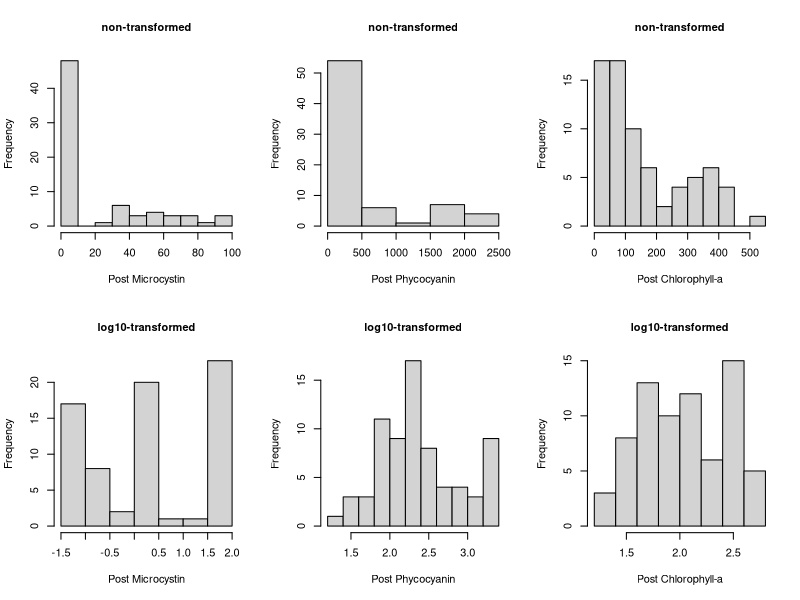
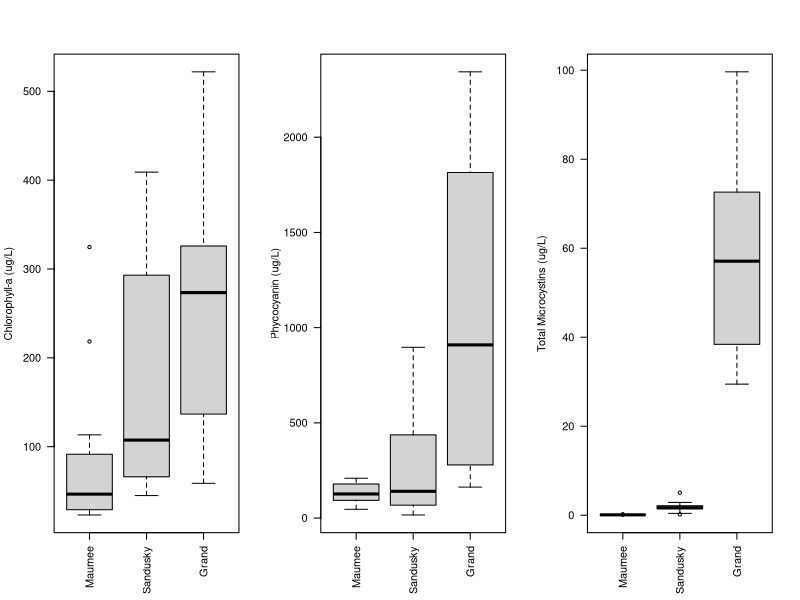

The R script that drew these images, in order: (Note: this script raises an error after producing the figures.)
## ---- chunk 1
#install.packages(c("dplyr", "ggplot2", "ggpubr")) #use if first time running code
library(dplyr) #needed for reformatting data
library(ggplot2) #needed for plotting data
library(ggpubr) #needed for adding stats to figures
## ---- chunk 2
data<-read.csv(file="Y1_Exp2_allData.csv", header=TRUE)
## ---- chunk 3
### identify and order labels for source waters ###
unique(data$Lake) 
data$Lake<-factor(data$Lake,levels=c('Maumee','Sandusky', 'Grand')) #source water

### identify and order labels for treatment group ###
unique(data$Treatment) 
data$Treatment<-factor(data$Treatment, levels=c('initial', 
                                                'control', 
                                                'nutrients only', 
                                            'manure', 
                                            'crop',
                                            'wetland', 
                                            'manure + nutrients',
                                            'crop + nutrients',
                                            'wetland + nutrients'),
                       ordered=TRUE)

### identify and order labels for observation time ###
unique(data$Observation) 
data$Observation<-factor(data$Observation, levels=c('pre','post'),
                         ordered=TRUE) 

### identify and order labels for factors ###
unique(data$tDOM_added) 
data$tDOM_added<-factor(data$tDOM_added, levels=c('none','tDOM added'),
                        ordered=TRUE)

unique(data$Nut_added) 
data$Nut_added<-factor(data$Nut_added, levels=c('none','nutrients added'), 
                            ordered=TRUE)
## ---- chunk 4
data<- data %>%
  mutate(NH4_N_ugL=NH4_mgL*1000, NH4_mgL=NULL, #convert mg to ug
         NO3_N_ugL=NO3_mgL*1000, NO3_mgL=NULL,#convert mg to ug
         TNTP_ratio=TN_mgL/TP_mgL) %>% 
  rename(PO4_P_ugL=PO4_ugL)#remove old field
## ---- chunk 5
### calculate pre measurement means by source water ###
init<- data %>% #create new data frame 
  filter(Treatment=="initial") %>% #of only initial treatments
  group_by(Lake)  %>% #group by source water
  summarise(pre_Mic_ugL=mean(Microcystin_ugL, na.rm=TRUE), 
            sd_Mic_ugL=sd(Microcystin_ugL, na.rm=TRUE), 
         pre_PC_ugL=mean(PC_ugL, na.rm=TRUE),
         sd_PC_ugL=sd(PC_ugL, na.rm=TRUE),
         pre_Chla_ugL=mean(Chla_ugL, na.rm=TRUE),
         sd_Chla_ugL=sd(Chla_ugL, na.rm=TRUE),
         pre_DOC_mgL=mean(DOC_mgL, na.rm=TRUE),
         sd_DOC_mgL=sd(DOC_mgL, na.rm=TRUE),
         pre_PO4_ugL=mean(PO4_P_ugL, na.rm=TRUE),
         sd_PO4_ugL=sd(PO4_P_ugL, na.rm=TRUE),
         pre_NH4_ugL=mean(NH4_N_ugL, na.rm=TRUE), #mg converted to ug
         sd_NH4_ugL=sd(NH4_N_ugL, na.rm=TRUE), #mg converted to ug
         pre_NO3_ugL=mean(NO3_N_ugL, na.rm=TRUE), #mg converted to ug
         sd_NO3_ugL=sd(NO3_N_ugL, na.rm=TRUE), #mg converted to ug
         pre_TP_mgL=mean(TP_mgL, na.rm=TRUE), 
         sd_TP_mgL=sd(TP_mgL, na.rm=TRUE), 
         pre_TN_mgL=mean(TN_mgL, na.rm=TRUE),
         sd_TN_mgL=sd(TN_mgL, na.rm=TRUE),
         pre_TNTP_ratio=mean(TNTP_ratio, na.rm=TRUE),
         sd_TNTP_ratio=sd(TNTP_ratio, na.rm=TRUE))  
t(init) #prints out the summary by lake of pre measurements

### extract pre values by source water ###
Maumee_preMic<- init$pre_Mic_ugL[init$Lake=="Maumee" & init$pre_Mic_ugL]
Maumee_prePC<- init$pre_PC_ugL[init$Lake=="Maumee" & init$pre_PC_ugL]
Maumee_pre_Chl<- init$pre_Chla_ugL[init$Lake=="Maumee" & init$pre_Chla_ugL]
Sandusky_preMic<- init$pre_Mic_ugL[init$Lake=="Sandusky" & init$pre_Mic_ugL]
Sandusky_prePC<- init$pre_PC_ugL[init$Lake=="Sandusky" & init$pre_PC_ugL]
Sandusky_pre_Chl<- init$pre_Chla_ugL[init$Lake=="Sandusky" & init$pre_Chla_ugL]
Grand_preMic<- init$pre_Mic_ugL[init$Lake=="Grand" & init$pre_Mic_ugL]
Grand_prePC<- init$pre_PC_ugL[init$Lake=="Grand" & init$pre_PC_ugL]
Grand_pre_Chl<- init$pre_Chla_ugL[init$Lake=="Grand" & init$pre_Chla_ugL]
## ---- chunk 6
### create new data frame with pre and post measurements ###
data2<- data %>%
  mutate(pre_Mic=ifelse(Lake=="Maumee", Maumee_preMic, 
                        ifelse(Lake=="Sandusky", Sandusky_preMic, Grand_preMic)
                        ),
         pre_PC=ifelse(Lake=="Maumee", Maumee_prePC,
                       ifelse(Lake=="Sandusky", Sandusky_prePC, Grand_prePC)
                       ),
         pre_Chl=ifelse(Lake=="Maumee", Maumee_pre_Chl,
                        ifelse(Lake=="Sandusky", Sandusky_pre_Chl, Grand_pre_Chl)
                        )
         ) %>%
  filter(Treatment!="initial") #remove the initial treatment, since separate field

### verify "pre"  removed as treatment and reorder labels ###
unique(data2$Treatment) 
data2$Treatment<-factor(data2$Treatment, levels=c('control', 
                                                'nutrients only', 
                                            'manure', 
                                            'crop',
                                            'wetland', 
                                            'manure + nutrients',
                                            'crop + nutrients',
                                            'wetland + nutrients'),
                       ordered=TRUE)
## ---- chunk 7
summary(data2$Chla_ugL)  
summary(data2$PC_ugL) 
summary(data2$Microcystin_ugL) 
summary(data2$DOC_mgL) 
summary(data2$TN_mgL) 
summary(data2$TP_mgL) 
summary(data2$NH4_N_ugL) 
summary(data2$NO3_N_ugL) 
summary(data2$PO4_P_ugL) 
summary(data2$TNTP_ratio) 
## ---- chunk 8
### check the figure size and resolution mins for publication ####
png(file="Y1_Exp2_tDOMsource/Products/SI_Figures/SI_Figure2.png", width=4,height=4, units="in", res=1200)
SI_fig2<- layout(matrix(c(1,2,3,4,5,6), nrow=2, ncol=3)) 
hist(data2$Microcystin_ugL, 
     main="non-transformed", xlab="Post Microcystin", cex.main=1, cex.lab=1)
hist(log10(data2$Microcystin_ugL), 
     main="log10-transformed", xlab="Post Microcystin", cex.main=1, cex.lab=1)
hist(data2$PC_ugL, 
     main="non-transformed", xlab="Post Phycocyanin", cex.main=1, cex.lab=1)
hist(log10(data2$PC_ugL), 
     main="log10-transformed", xlab="Post Phycocyanin", cex.main=1, cex.lab=1)
hist(data2$Chla_ugL, 
     main="non-transformed", xlab="Post Chlorophyll-a", cex.main=1, cex.lab=1)
hist(log10(data2$Chla_ugL), 
     main="log10-transformed", xlab="Post Chlorophyll-a", cex.main=1, cex.lab=1)
SI_fig2 #prints figure
dev.off() #closes the graphing device
tryCatch({while (T) dev.off()}, error = \(e) NULL) #needed to plot in Plot window again
## ---- chunk 9
png(file="Y1_Exp2_tDOMsource/Products/SI_Figures/SI_Figure10.png", 
     width=4,height=3, units="in", res=1200) #pub size and res mins
SI_fig10<- layout(matrix(c(1,2,3), nrow=1, ncol=3)) 
par(srt=45)
boxplot(data=data2, Chla_ugL~Lake, #create boxplot to show mean Chl-a by Lake
        xlab=NULL, ylab="Chlorophyll-a (ug/L)", las=2)
boxplot(data=data2, PC_ugL~Lake, #create boxplot to show mean Chl-a by Lake
        xlab=NULL, ylab="Phycocyanin (ug/L)", las=2)
boxplot(data=data2, Microcystin_ugL~Lake, #create boxplot to show mean Chl-a by Lake
        xlab=NULL, ylab="Total Microcystins (ug/L)", las=2)
SI_fig10 #prints figure
dev.off() #closes the graphing device
tryCatch({while (T) dev.off()}, error = \(e) NULL) #needed to plot in Plot window again
## ---- chunk 10
### summarize and plot all post Chla values ###
summary_chla<- data2 %>% #among the post-measurements
  group_by(Lake, Treatment) %>% #for each lake and treatment
  summarise(avgChla_ugL=mean(Chla_ugL, na.rm=TRUE), #calculate the mean + sd
            sdChla_ugL=sd(Chla_ugL, na.rm = TRUE))
SI_Table3<-print(summary_chla, n=30) #prints the table
write.csv(SI_Table3, file="Y1_Exp2_tDOMsource/Products/SI_Figures/SI_Table3.csv")

SI_fig3<- ggplot(data=data2, 
       mapping=aes(y=Chla_ugL, x=Treatment)) +
  geom_point(aes(shape=tDOM_added, color=Lake)) +
  scale_color_manual(values=c("skyblue3",
                              "olivedrab",
                              "goldenrod")) +
  stat_summary(fun=median, geom="crossbar", width=0.5) +
  facet_wrap(~Lake) +
  labs(x="Treatment Group", y="Chlorophyll-a (ug/L)")+
  theme_classic() +
  theme(axis.text.x = element_text(angle = 90, hjust=0.5,vjust=0.5),
        legend.position="none")  

SI_fig3
ggsave(SI_fig3, file="Y1_Exp2_tDOMsource/Products/SI_Figures/SI_Figure3_color.png",device="png", width=6, height=6, units="in")

### summarize and plot all post PC values ###
summary_pc<- data2 %>%
  group_by(Lake, Treatment) %>%
  summarise(avgPC_ugL=mean(PC_ugL, na.rm=TRUE),
            sdPC_ugL=sd(PC_ugL, na.rm = TRUE))
SI_Table4<- print(summary_pc, n=30)
write.csv(SI_Table4, file="Y1_Exp2_tDOMsource/Products/SI_Figures/SI_Table4.csv")

SI_fig4<- ggplot(data=data2, 
       mapping=aes(y=PC_ugL, x=Treatment)) +
  geom_point(aes(shape=tDOM_added, color=Lake)) +
  scale_color_manual(values=c("skyblue3",
                              "olivedrab",
                              "goldenrod")) +
  stat_summary(fun.y=median, geom="crossbar", width=0.5)+
  facet_wrap(~Lake) +
  labs(x="Treatment Group", y="Phycocyanin (ug/L)")+
  theme_classic() +
  theme(axis.text.x = element_text(angle = 90, hjust=0.5,vjust=0.5),
        legend.position = "none") 
SI_fig4
ggsave(SI_fig4, file="Y1_Exp2_tDOMsource/Products/SI_Figures/SI_Figure4_color.png",device="png", width=5, height=5, units="in", dpi=1200)

### summarize and plot all post microcystin values ###
summary_mic<- data2 %>%
  group_by(Lake, Treatment) %>%
  summarise(avgMic_ugL=mean(Microcystin_ugL, na.rm=TRUE),
            sdMic_ugL=sd(Microcystin_ugL, na.rm = TRUE))
SI_Table5<- print(summary_mic, n=30)
write.csv(SI_Table5, file="Y1_Exp2_tDOMsource/Products/SI_Figures/SI_Table5.csv")

SI_fig8<- ggplot(data=data2, 
       mapping=aes(y=Microcystin_ugL, x=Treatment)) +
  geom_point(aes(shape=tDOM_added, color=Lake)) +
  scale_color_manual(values=c("skyblue3",
                              "olivedrab",
                              "goldenrod")) +
  stat_summary(fun.y=median, geom="crossbar", width=0.5)+
  facet_grid(~Lake) +
  labs(x="Treatment Group", y="Total Microcystins (ug/L)")+
  theme_classic() +
  theme(axis.text.x = element_text(angle = 90, hjust=0.5,vjust=0.5, size=12),
        legend.position = "none") +
  scale_y_continuous(trans='log10') +
  geom_hline(yintercept=0.19, linetype="dashed", color = "red")
SI_fig8
ggsave(SI_fig8, file="Y1_Exp2_tDOMsource/Products/SI_Figures/SI_Figure8_color.png",device="png", width=5, height=5, units="in", dpi=1200)

### post DOC measurements ###
summary_doc<- data2 %>%
  group_by(Lake, Treatment) %>%
  summarise(avgDOC_mgL=mean(DOC_mgL, na.rm=TRUE),
            sdDOC_mgL=sd(DOC_mgL, na.rm = TRUE))
SI_Table6<- print(summary_doc, n =30)
write.csv(SI_Table6, file="Y1_Exp2_tDOMsource/Products/SI_Figures/SI_Table6.csv")

### post TN measurements ###
summary_TN<- data2 %>%
  group_by(Lake, Treatment) %>%
  summarise(avgTN_mgL=mean(TN_mgL, na.rm=TRUE),
            sdTN_mgL=sd(TN_mgL, na.rm = TRUE))
SI_Table7<- print(summary_TN, n = 30)
write.csv(SI_Table7, file="Y1_Exp2_tDOMsource/Products/SI_Figures/SI_Table7.csv")

### post TP measurements ###
summary_TP<- data2 %>%
  group_by(Lake, Treatment) %>%
  summarise(avgTP_mgL=mean(TP_mgL, na.rm=TRUE),
            sdTP_mgL=sd(TP_mgL, na.rm = TRUE))
SI_Table8<- print(summary_TP, n = 30)
write.csv(SI_Table8, file="Y1_Exp2_tDOMsource/Products/SI_Figures/SI_Table8.csv")

### post dissolved measurements by Lake ###
summary<- subset(data2, Lake=="Maumee") %>%
  group_by(Treatment) %>%
  summarise(avg_PO4=mean(PO4_P_ugL, na.rm=TRUE),
            sd_PO4=sd(PO4_P_ugL, na.rm = TRUE),
            avg_NH4=mean(NH4_N_ugL, na.rm=TRUE),
            sd_NH4=sd(NH4_N_ugL, na.rm = TRUE),
            avg_NO3=mean(NO3_N_ugL, na.rm=TRUE),
            sd_NO3=sd(NO3_N_ugL, na.rm = TRUE))
SI_Table9<- print(summary)
write.csv(SI_Table9, file="Y1_Exp2_tDOMsource/Products/SI_Figures/SI_Table9.csv")

summary<- subset(data2, Lake=="Sandusky") %>%
  group_by(Treatment) %>%
  summarise(avg_PO4=mean(PO4_P_ugL, na.rm=TRUE),
            sd_PO4=sd(PO4_P_ugL, na.rm = TRUE),
            avg_NH4=mean(NH4_N_ugL, na.rm=TRUE),
            sd_NH4=sd(NH4_N_ugL, na.rm = TRUE),
            avg_NO3=mean(NO3_N_ugL, na.rm=TRUE),
            sd_NO3=sd(NO3_N_ugL, na.rm = TRUE))
SI_Table10<- print(summary)
write.csv(SI_Table10, file="Y1_Exp2_tDOMsource/Products/SI_Figures/SI_Table10.csv")

summary<- subset(data2, Lake=="Grand") %>%
  group_by(Treatment) %>%
  summarise(avg_PO4=mean(PO4_P_ugL, na.rm=TRUE),
            sd_PO4=sd(PO4_P_ugL, na.rm = TRUE),
            avg_NH4=mean(NH4_N_ugL, na.rm=TRUE),
            sd_NH4=sd(NH4_N_ugL, na.rm = TRUE),
            avg_NO3=mean(NO3_N_ugL, na.rm=TRUE),
            sd_NO3=sd(NO3_N_ugL, na.rm = TRUE))
SI_Table11<- print(summary)
write.csv(SI_Table11, file="Y1_Exp2_tDOMsource/Products/SI_Figures/SI_Table11.csv")
## ---- chunk 11
### subset the data ###
SHtest_Chl<- data2 %>% #create new data frame focused on response
  filter(Treatment=="control" | Treatment =="manure" | Treatment=="crop"|Treatment=="wetland") %>% #treatments selected
  select(Lake, tDOM_added, tDOM_source, Replicate, Chla_ugL, pre_Chl)

### write the model ###
Chl_ancova<- (lm(data=SHtest_Chl, 
               log10(Chla_ugL)~log10(pre_Chl)+tDOM_source)) 

### check assumptions of the model ###
par(mfrow=c(2,2)) #structure graphs as matrix
SI_fig11b<- plot(Chl_ancova) #print model diagnostics
par(mfrow=c(1,1)) #return to default settings

### print the summary statistics from the model ###
anova(Chl_ancova) #print the SS summary table
summary(Chl_ancova) #print the estimated parameters table

### comparison across source waters ###
SI_fig11a<-ggplot(data=SHtest_Chl, #plots the model
       aes(x=log10(pre_Chl), y=log10(Chla_ugL), color=tDOM_source)) +
  geom_point(aes(shape=Lake)) + 
  geom_smooth(method="lm", se=TRUE) +
  #scale_color_manual(values=c("skyblue3","saddlebrown")) +
  theme_classic() + #classic publication format
  labs(x="Pre Chlorophyll-a (ug/L), log10-transformed",
       y="Post Chlorophyll-a (ug/L), log10-transformed",
       color="Treatment", shape="Source Water")
SI_fig11a
ggsave(SI_fig11a, file="Y1_Exp2_tDOMsource/Products/SI_Figures/SI_Figure11a_color.png",device="png", width=5, height=5, units="in", dpi=1200)

### comparison within source waters ###
SHtest_Chl<- SHtest_Chl %>%
  mutate(Chl_diff_ugL= (Chla_ugL-pre_Chl)) #add field with post-pre 
comparisons<- list(c("none", "tDOM added")) #name the comparison groups

fig2a<- ggplot(data=SHtest_Chl, aes(x=tDOM_added, y=Chl_diff_ugL,
                                    color=tDOM_added)) +
  geom_point() +
  stat_summary(fun="median", geom="crossbar") +
  theme_classic() +
  theme(axis.text.x=element_text(angle=45, hjust=1, size=12),
        axis.text.y=element_text(size=12),
        strip.text.x=element_text(size=12),
        axis.title=element_text(size=12))+
  theme(legend.position="none") +
  facet_wrap(~Lake) + 
  geom_hline(yintercept=0, linetype="dashed") +
  scale_color_manual(values=c("skyblue3","saddlebrown")) +
  labs(x="Treatment group",
       y="Post-Pre Chlorophyll-a (ug/L)") +
  stat_compare_means(comparisons=comparisons,
                     label="p.signif", size=8, label.y = 100,
                     method="t.test")
fig2a
## ---- chunk 12
### subset the data ###
SHtest_PC<- data2 %>% #create new data frame focused on response
  filter(Treatment=="control" | Treatment =="manure"|Treatment=="crop"|Treatment=="wetland") %>% #treatments selected
  select(Lake, tDOM_added, tDOM_source, Replicate, PC_ugL, pre_PC)

### write the model ###
PC_ancova<- (lm(data=SHtest_PC, 
               log10(PC_ugL)~log10(pre_PC)+tDOM_source)) 

### check assumptions of the model ###
par(mfrow=c(2,2))
SI_fig12b<- plot(PC_ancova) #print model diagnostics
par(mfrow=c(1,1))

### print the summary statistics from the model ###
anova(PC_ancova) #print the SS summary table
summary(PC_ancova) #print the estimated parameters table

### comparison across source waters ###
SI_fig12a<-ggplot(data=SHtest_PC, #plots the model
       aes(x=log10(pre_PC), y=log10(PC_ugL), color=tDOM_source)) +
  geom_point(aes(shape=Lake)) + 
  geom_smooth(method="lm", se=TRUE) +
  #scale_color_manual(values=c("skyblue3","saddlebrown")) +
  theme_classic() + #classic publication format
  labs(x="Pre Phycocyanin (ug/L), log10-transformed",
       y="Post Phycocyanin (ug/L), log10-transformed",
       color="Treatment", shape="Source Water")
SI_fig12a
ggsave(SI_fig12a, file="Y1_Exp2_tDOMsource/Products/SI_Figures/SI_Figure12a_color.png",device="png", width=5, height=5, units="in", dpi=1200)

### comparison within source waters ###
SHtest_PC<- SHtest_PC %>%
  mutate(PC_diff_ugL= (PC_ugL-pre_PC)) #add field with post-pre 
comparisons<- list(c("none", "tDOM added")) #name the comparison groups

fig2b<- ggplot(data=SHtest_PC, aes(x=tDOM_added, y=PC_diff_ugL,
                                    color=tDOM_added)) +
  geom_point() +
  stat_summary(fun="median", geom="crossbar") +
  theme_classic() +
  theme(axis.text.x=element_text(angle=45, hjust=1, size=12),
        axis.text.y=element_text(size=12),
        strip.text.x=element_text(size=12),
        axis.title=element_text(size=12))+
  theme(legend.position="none") +
  facet_wrap(~Lake) + 
  geom_hline(yintercept=0, linetype="dashed") +
  scale_color_manual(values=c("skyblue3","saddlebrown")) +
  labs(x="Treatment group",
       y="Post-Pre Phycocyanin (ug/L)",
       color="Treatment") +
  stat_compare_means(comparisons=comparisons,
                     label="p.signif", size=8, label.y=1500,
                     method="t.test")
fig2b
## ---- chunk 13
### subset the data ###
SHtest_MC<- data2 %>% #create new data frame focused on response
  filter(Treatment=="control" | Treatment =="manure"|Treatment=="crop"|Treatment=="wetland") %>% #treatments selected
  select(Lake, tDOM_added, tDOM_source, Replicate, Microcystin_ugL, pre_Mic)

### write the model ###
MC_ancova<- lm(data=SHtest_MC, 
               log10(Microcystin_ugL) ~ log10(pre_Mic) + tDOM_source) 

### check assumptions of the model ###
par(mfrow=c(2,2))
SI_fig13b<- plot(MC_ancova) #print model diagnostics
par(mfrow=c(1,1))

### print the summary statistics from the model ###
anova(MC_ancova) #print the SS summary table
summary(MC_ancova) #print the estimated parameters table

### comparison across source waters ###
SI_fig13a<-ggplot(data=SHtest_MC, #plots the model
       aes(x=log10(pre_Mic), y=log10(Microcystin_ugL), color=tDOM_source)) +
  geom_point(aes(shape=Lake)) + 
  geom_smooth(method="lm", se=TRUE) +
 # scale_color_manual(values=c("skyblue3","saddlebrown")) +
  theme_classic() +
  labs(x="Pre Microcystin (ug/L), log10-transformed",
       y="Post Microcystin (ug/L), log10-transformed",
       shape="Source Water",
       color="Treatment")
SI_fig13a
ggsave(SI_fig13a, file="Y1_Exp2_tDOMsource/Products/SI_Figures/SI_Figure13a_color.png",device="png", width=5, height=5, units="in", dpi=1200)

### comparison within source waters ###
SHtest_MC<- SHtest_MC %>%
  mutate(MC_diff_ugL= (Microcystin_ugL-pre_Mic)) #add field with post-pre 
comparisons<- list(c("none", "tDOM added")) #name the comparison groups

fig2c<- ggplot(data=SHtest_MC, aes(x=tDOM_added, y=MC_diff_ugL,
                                    color=tDOM_added)) +
  geom_point() +
  stat_summary(fun="median", geom="crossbar") +
  theme_classic() +
  theme(axis.text.x=element_text(angle=45, hjust=1, size=12),
        axis.text.y=element_text(size=12),
        strip.text.x=element_text(size=12),
        axis.title=element_text(size=12))+
  theme(legend.position="none") +
  facet_wrap(~Lake) + 
  scale_color_manual(values=c("skyblue3","saddlebrown")) +
  geom_hline(yintercept=0, linetype="dashed") +
  labs(x="Treatment group",
       y="Post-Pre Microcystin (ug/L)",
       color="Treatment") +
  stat_compare_means(comparisons=comparisons,
                     label="p.signif", size=8, label.y=4,
                     method="t.test")
fig2c
## ---- chunk 14
fig2<- ggarrange(fig2a, fig2b, fig2c, ncol=3, nrow=1)
fig2
#ggsave(fig2, file="Y1_Exp1_SHtrials/Products/Figure2_color.png", device="png", width=6, height=5, units="in", dpi=1200)
## ---- chunk 15
### subset the data ###
SHtest2_Chl<- data2 %>% #create new data frame focused on response
  filter(Treatment!="control")%>% #remove groups already compared 
  select(Lake, Replicate, tDOM_added, tDOM_source, Chla_ugL, pre_Chl) #select fields needed
  
SHtest2_Chl$tDOM_added<-factor(SHtest2_Chl$tDOM_added,
                                   levels=c('none','tDOM added')) #redefine the levels

### write the model ###
Chl_ancova2<- lm(data=SHtest2_Chl, 
               log10(Chla_ugL)~log10(pre_Chl)+tDOM_added*tDOM_source) 

### check assumptions of the model ###
par(mfrow=c(2,2))
SI_Fig14b<-plot(Chl_ancova2) #plot diagnostics for model
par(mfrow=c(1,1))

### print the summary statistics from the model ###
anova(Chl_ancova2) #print the SS summary table
summary(Chl_ancova2) #prints the estimated parameters table

### compare across groups ###
SI_fig14a<- ggplot(data=SHtest2_Chl, #plots the model
              aes(x=log10(pre_Chl), y=log10(Chla_ugL), color=tDOM_added)) +
  geom_point(aes(shape=Lake)) + 
  geom_smooth(method="lm", se=TRUE) +
  scale_color_manual(values=c("skyblue3","saddlebrown")) +
  theme_classic() +
  labs(x="Pre Chlorophyll-a (ug/L), log10-transformed",
       y="Post Chlorophyll-a (ug/L), log10-transformed",
       shape="Source Water",
       color="Treatment")
SI_fig14a
ggsave(SI_fig14a, file="Y1_Exp1_SHtrials/Products/SI_Figures/SI_Figure14a_color.png",device="png", width=5, height=5, units="in", dpi=1200)

### compare within source waters ###
SHtest2_Chl<- SHtest2_Chl %>%
  mutate(Chl_diff_ugL= (Chla_ugL-pre_Chl)) #add field with post-pre 

ratiolabs<- c("Low N:P", "High N:P") #assign labels for N:P ratio factor
names(ratiolabs)<- c("low", "high") #create names from labels
formlabs<- c("NH4", "Urea") #assign labels for N form factor
names(formlabs)<- c("NH4", "urea") #create names from labels
comparisons<- list(c("low N:P, NH4", "SH + low N:P, NH4"),
                   c("low N:P, urea", "SH + low N:P, urea"),
                   c("high N:P, NH4", "SH + high N:P, NH4"),
                   c("high N:P, urea", "SH + high N:P, urea"))

Figure3<- ggplot(data=SHtest2_Chl, aes(x=Lake, y=Chl_diff_ugL,
                                         color=tDOM_added, shape=tDOM_added)) +
  geom_point() +
  stat_summary(fun="median", geom="crossbar") +
  theme_classic() +
  scale_color_manual(values=c("skyblue3","saddlebrown")) +
  facet_grid(Added_Nform~AddedNut_ratio, 
             labeller = labeller(Added_Nform=formlabs, AddedNut_ratio=ratiolabs)) +
  theme_classic() +
  theme(axis.text.x=element_text(angle=45, hjust=1, size=12),
        axis.text.y=element_text(size=12),
        strip.text=element_text(size=12),
        axis.title=element_text(size=12),legend.position='top')+
  geom_hline(yintercept=0, linetype="dashed")+
  labs(x="Source Water",
       y="Post-Pre Chlorophyll-a (ug/L)", 
       shape="Treatment", color=NULL) +
  stat_compare_means(label="p.signif", size=8, label.y=300,
                     method="t.test")
Figure3
#ggsave(Figure3, file="Y1_Exp1_SHtrials/Products/Figure3_color.png", device="png", width=5, height=5, units="in", dpi=1200)
## ---- chunk 16
### subset the data ###
SHtest2_PC<- data2 %>% #create new data frame focused on response
  filter(Treatment!="control", Treatment!="SH only") %>% #remove treatments already compared 
  select(Lake, Replicate, tDOM_added, AddedNut_ratio, Added_Nform,
         PC_ugL, pre_PC)
  
SHtest2_PC$AddedNut_ratio<-factor(SHtest2_PC$AddedNut_ratio,
                                  levels=c('low','high')) #redefine the levels
SHtest2_PC$Added_Nform<-factor(SHtest2_PC$Added_Nform, 
                               levels=c('NH4','urea')) #redefine the levels

### write the model ###
PC_ancova2<- lm(data=SHtest2_PC, 
               log10(PC_ugL)~log10(pre_PC)+tDOM_added*AddedNut_ratio*Added_Nform)

### check assumptions of the model ###
par(mfrow=c(2,2))
plot(PC_ancova2)
par(mfrow=c(1,1))

### remove outliers and rerun model ###
SHtest2_PC <- SHtest2_PC[-c(8,11),] #delete record 8 and 11 as outliers.
PC_ancova2<- lm(data=SHtest2_PC, 
               log10(PC_ugL)~log10(pre_PC)+tDOM_added*AddedNut_ratio*Added_Nform)
par(mfrow=c(2,2))
SI_fig15b<- plot(PC_ancova2)
par(mfrow=c(1,1))

### print the summary statistics from the model ###
anova(PC_ancova2) #print the SS summary table
summary(PC_ancova2) #print the estimated parameter table

### compare across groups ###
SI_fig15a<- ggplot(data=SHtest2_PC, #plots the model
       aes(x=log10(pre_PC), y=log10(PC_ugL), color=tDOM_added)) +
  geom_point(aes(shape=Lake)) + 
  geom_smooth(method="lm", se=TRUE) +
  scale_color_manual(values=c("skyblue3","saddlebrown")) +
  theme_classic() +
  labs(x="Pre Phycocyanin (ug/L), log10-transformed",
       y="Post Phycocyanin (ug/L), log10-transformed",
       shape="Source Water",
       color="Treatment")
SI_fig15a
ggsave(SI_fig15a, file="Y1_Exp1_SHtrials/Products/SI_Figures/SI_Figure15a_color.png",device="png", width=5, height=5, units="in", dpi=1200)

### compare within source waters ###
SHtest2_PC<- SHtest2_PC %>%
  mutate(PC_diff_ugL= (PC_ugL-pre_PC)) #add field with post-pre 

ratiolabs<- c("Low N:P", "High N:P") #assign labels for N:P ratio factor
names(ratiolabs)<- c("low", "high") #create names from labels
formlabs<- c("NH4", "Urea") #assign labels for N form factor
names(formlabs)<- c("NH4", "urea") #create names from labels
comparisons<- list(c("low N:P, NH4", "SH + low N:P, NH4"),
                   c("low N:P, urea", "SH + low N:P, urea"),
                   c("high N:P, NH4", "SH + high N:P, NH4"),
                   c("high N:P, urea", "SH + high N:P, urea"))

Figure4<- ggplot(data=SHtest2_PC, aes(x=Lake, y=PC_diff_ugL,
                                       color=tDOM_added, shape=tDOM_added)) +
  geom_point() +
  stat_summary(fun="median", geom="crossbar") +
  theme_classic() +
  scale_color_manual(values=c("skyblue3","saddlebrown")) +
  facet_grid(Added_Nform~AddedNut_ratio, 
             labeller = labeller(Added_Nform=formlabs, AddedNut_ratio=ratiolabs)) +
  theme_classic() +
  theme(axis.text.x=element_text(angle=45, hjust=1, size=12),
        axis.text.y=element_text(size=12),
        strip.text=element_text(size=12),
        axis.title=element_text(size=12),legend.position='top')+
  geom_hline(yintercept=0, linetype="dashed")+
  labs(x="Source Water",
       y="Post-Pre Phycocyanin (ug/L)",
       shape="Treatment", color=NULL) +
  ylim(-1500, 4100) +
  stat_compare_means(label="p.signif", size=8, label.y=3700, 
                     method="t.test")
Figure4
#ggsave(Figure4, file="HABRI_Y1_Experiment1/Products/Figure4_color.jpeg", device="jpeg", width=4, height=4, units="in", dpi=1200)
## ---- chunk 17
### subset the data ###
SHtest2_MC<- data2 %>% #create new data frame focused on response
  filter(Treatment!="control", Treatment!="SH only")%>% #remove groups already compared 
  select(Lake, Replicate, tDOM_added, AddedNut_ratio, Added_Nform,
         Microcystin_ugL, pre_Mic) #select fields needed

SHtest2_MC$AddedNut_ratio<-factor(SHtest2_MC$AddedNut_ratio,
                                   levels=c('low','high')) #redefine the levels
SHtest2_MC$Added_Nform<-factor(SHtest2_MC$Added_Nform, 
                                levels=c('NH4','urea')) #redefine the levels

### write the model ###
MC_ancova2<- lm(data=SHtest2_MC, 
               log10(Microcystin_ugL)~log10(pre_Mic)+tDOM_added*AddedNut_ratio*Added_Nform) #ANCOVA model with pre as covar

### check assumptions of the model ###
par(mfrow=c(2,2))
plot(MC_ancova2) #print model diagnostics
par(mfrow=c(1,1))

### remove outliers and rerun model ###
SHtest2_MC <- SHtest2_MC[-c(56,57,60),] #delete record 8 and 11 as outliers.
MC_ancova2<- lm(data=SHtest2_MC, 
               log10(Microcystin_ugL)~log10(pre_Mic)+tDOM_added*AddedNut_ratio*Added_Nform)
par(mfrow=c(2,2))
SI_Figure16b<-plot(MC_ancova2) #print model diagnostics
par(mfrow=c(1,1))

### print the summary statistics from the model ###
anova(MC_ancova2) #print the SS summary table
summary(MC_ancova2) #print the estimated parameter table

### compare across groups ###
SI_fig16a<- ggplot(data=SHtest2_MC, #plots the model
       aes(x=log10(pre_Mic), y=log10(Microcystin_ugL), color=tDOM_added)) +
  geom_point(aes(shape=Lake)) + 
  geom_smooth(method="lm", se=TRUE) +
  scale_color_manual(values=c("skyblue3","saddlebrown")) +
  theme_classic() +
  labs(x="Pre Microcystin (ug/L), log10-transformed",
       y="Post Microcystin (ug/L), log10-transformed",
       shape="Source Water",
       color="Treatment")
SI_fig16a
ggsave(SI_fig16a, file="Y1_Exp1_SHtrials/Products/SI_Figures/SI_Figure16a_color.png",device="png", width=5, height=5, units="in", dpi=1200)


### compare within source waters ###
SHtest2_MC<- SHtest2_MC %>%
  mutate(MC_diff_ugL= (Microcystin_ugL-pre_Mic)) #add field with post-pre 

ratiolabs<- c("Low N:P", "High N:P") #assign labels for N:P ratio factor
names(ratiolabs)<- c("low", "high") #create names from labels
formlabs<- c("NH4", "Urea") #assign labels for N form factor
names(formlabs)<- c("NH4", "urea") #create names from labels
comparisons<- list(c("low N:P, NH4", "SH + low N:P, NH4"),
                   c("low N:P, urea", "SH + low N:P, urea"),
                   c("high N:P, NH4", "SH + high N:P, NH4"),
                   c("high N:P, urea", "SH + high N:P, urea"))

Figure5<- ggplot(data=SHtest2_MC, aes(x=Lake, y=MC_diff_ugL,
                                       color=tDOM_added, shape=tDOM_added)) +
  geom_point() +
  stat_summary(fun="median", geom="crossbar") +
  theme_classic() +
  scale_color_manual(values=c("skyblue3","saddlebrown")) +
  facet_grid(Added_Nform~AddedNut_ratio, 
             labeller = labeller(Added_Nform=formlabs, AddedNut_ratio=ratiolabs)) +
  theme_classic() +
  theme(axis.text.x=element_text(angle=45, hjust=1, size=12),
        axis.text.y=element_text(size=12),
        strip.text=element_text(size=12),
        axis.title=element_text(size=12),legend.position='top')+
  geom_hline(yintercept=0, linetype="dashed")+
  labs(x="Source Water",
       y="Post-Pre Microcystin (ug/L)",
       shape="Treatment", color=NULL) +
  stat_compare_means(label="p.signif", size=8, label.y=35, 
                     method="t.test")
Figure5
#ggsave(Figure5, file="HABRI_Y1_Experiment1/Products/Figure5_color.jpeg", device="jpeg", width=4, height=4, units="in", dpi=1200)
## ---- chunk 18
### subset the data for the two tests ###
no_nutr<- data2 %>% #create new data frame focused on response
  filter(Treatment=="control" | Treatment =="SH only")
yes_nutr<- data2 %>% #create new data frame focused on response
  filter(Treatment!="control", Treatment!="SH only") #remove groups already compared 

### view the data ###
MC_chla_nonutr<- ggplot(data=no_nutr, aes(x=tDOM_added, y=(Microcystin_ugL/Chla_ugL), color=tDOM_added)) +
   geom_boxplot() + 
  facet_wrap(~Lake) +
  theme_classic()+
  theme(axis.text.x=element_text(angle=45, hjust=1, size=12),
        axis.text.y=element_text(size=12),
        strip.text=element_text(size=12),
        axis.title=element_text(size=12), legend.position='none')+
  scale_color_manual(values=c("skyblue3","saddlebrown")) +
  labs(y="toxin:chl-a")
MC_chla_nonutr

MC_chla_nutr<- ggplot(data=yes_nutr, aes(x=Treatment, y=(Microcystin_ugL/Chla_ugL), color=tDOM_added)) +
   geom_boxplot() + 
  facet_wrap(~Lake)+
  theme_classic()+
  theme(axis.text.x=element_text(angle=45, hjust=1, size=12),
        axis.text.y=element_text(size=12),
        strip.text=element_text(size=12),
        axis.title=element_text(size=12), legend.position='none')+
  scale_color_manual(values=c("skyblue3","saddlebrown")) +
  labs(y="toxin:chl-a")
MC_chla_nutr

### calculate means ###
means_MCchla_nutr<- yes_nutr %>%
  group_by(Lake) %>%
  summarise(meanMCchla=mean(Microcystin_ugL/Chla_ugL, na.rm=TRUE), 
            sd_MCchla=sd(Microcystin_ugL/Chla_ugL, na.rm=TRUE)) 
means_MCchla_nutr

means_MCchla_nonutr<- no_nutr %>%
  group_by(Lake) %>%
  summarise(meanMCchla=mean(Microcystin_ugL/Chla_ugL, na.rm=TRUE), 
            sd_MCchla=sd(Microcystin_ugL/Chla_ugL, na.rm=TRUE)) 
means_MCchla_nonutr
### without nutrients ###
MC_chla_ancova<- lm(data=no_nutr, 
               (Microcystin_ugL/Chla_ugL)~(pre_Mic/pre_Chl)+tDOM_added) 

anova(MC_chla_ancova)
summary(MC_chla_ancova)

### with nutrients ###
MC_chla_ancova2<- lm(data=yes_nutr, 
               (Microcystin_ugL/Chla_ugL)~(pre_Mic/pre_Chl)+tDOM_added*Nut_added*AddedNut_ratio*Added_Nform) 

anova(MC_chla_ancova2)
